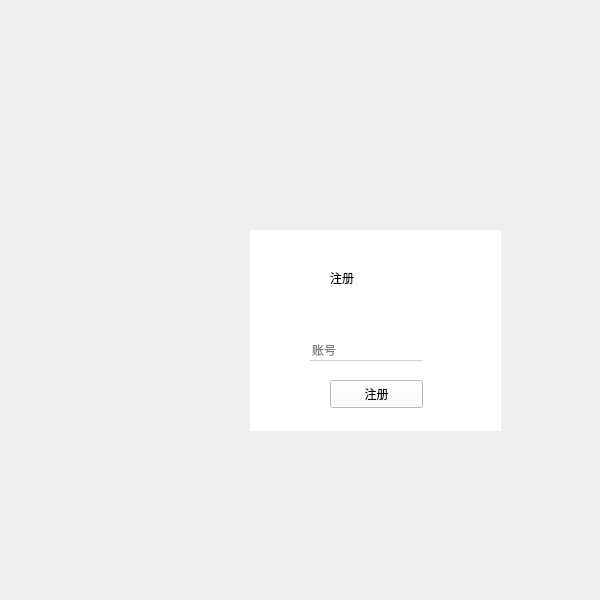
<?xml version="1.0" encoding="UTF-8"?>
<ui version="4.0">
 <class>Form</class>
 <widget class="QWidget" name="Form">
  <property name="geometry">
   <rect>
    <x>0</x>
    <y>0</y>
    <width>600</width>
    <height>600</height>
   </rect>
  </property>
  <property name="minimumSize">
   <size>
    <width>600</width>
    <height>600</height>
   </size>
  </property>
  <property name="maximumSize">
   <size>
    <width>600</width>
    <height>600</height>
   </size>
  </property>
  <property name="windowTitle">
   <string>Form</string>
  </property>
  <widget class="QWidget" name="widget" native="true">
   <property name="geometry">
    <rect>
     <x>250</x>
     <y>230</y>
     <width>251</width>
     <height>201</height>
    </rect>
   </property>
   <property name="styleSheet">
    <string notr="true">background-color: rgb(255, 255, 255);</string>
   </property>
   <widget class="QPushButton" name="pushButton">
    <property name="geometry">
     <rect>
      <x>80</x>
      <y>150</y>
      <width>93</width>
      <height>28</height>
     </rect>
    </property>
    <property name="text">
     <string>注册</string>
    </property>
   </widget>
   <widget class="QLineEdit" name="lineEdit">
    <property name="geometry">
     <rect>
      <x>60</x>
      <y>110</y>
      <width>113</width>
      <height>21</height>
     </rect>
    </property>
    <property name="styleSheet">
     <string notr="true">background-color:transparent;
color: rgb(0, 0, 0);
border: none;
border-bottom: 1px solid lightgray;</string>
    </property>
    <property name="placeholderText">
     <string>账号</string>
    </property>
   </widget>
   <widget class="QLabel" name="label">
    <property name="geometry">
     <rect>
      <x>80</x>
      <y>40</y>
      <width>72</width>
      <height>15</height>
     </rect>
    </property>
    <property name="text">
     <string>注册</string>
    </property>
   </widget>
  </widget>
 </widget>
 <resources/>
 <connections>
  <connection>
   <sender>pushButton</sender>
   <signal>clicked()</signal>
   <receiver>Form</receiver>
   <slot>login()</slot>
   <hints>
    <hint type="sourcelabel">
     <x>380</x>
     <y>399</y>
    </hint>
    <hint type="destinationlabel">
     <x>192</x>
     <y>619</y>
    </hint>
   </hints>
  </connection>
 </connections>
 <slots>
  <slot>login()</slot>
 </slots>
</ui>
